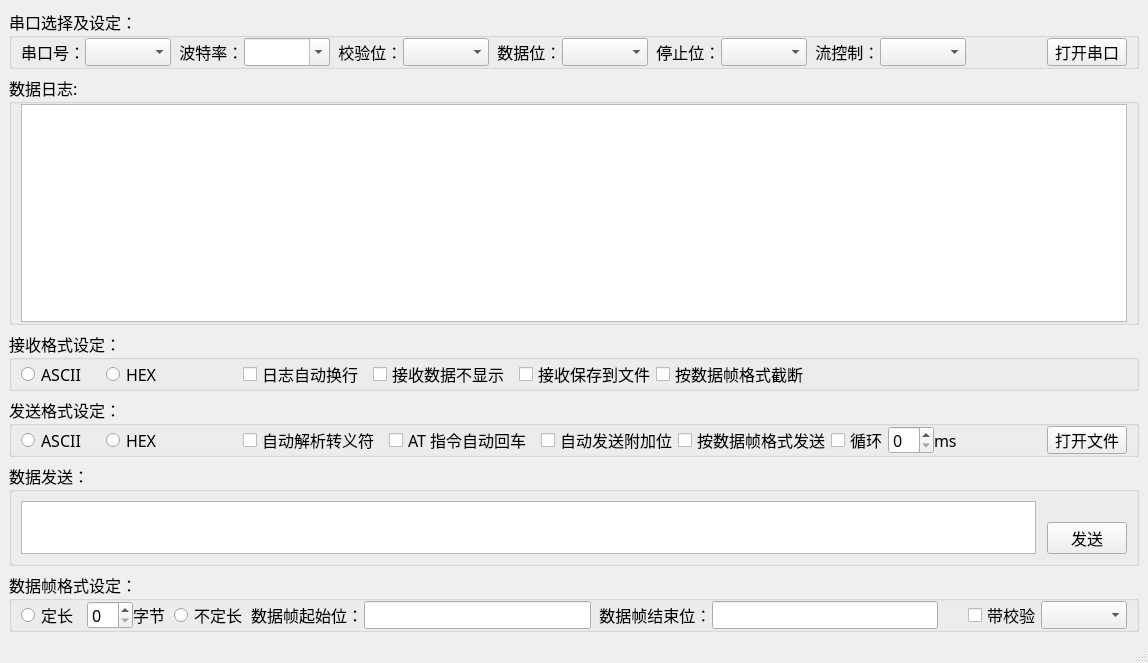
<?xml version="1.0" encoding="UTF-8"?>
<ui version="4.0">
 <class>MainWindow</class>
 <widget class="QMainWindow" name="MainWindow">
  <property name="geometry">
   <rect>
    <x>0</x>
    <y>0</y>
    <width>1148</width>
    <height>663</height>
   </rect>
  </property>
  <property name="windowTitle">
   <string>串口调试工具 Coding by lex</string>
  </property>
  <widget class="QWidget" name="centralwidget">
   <layout class="QVBoxLayout" name="verticalLayout">
    <item>
     <widget class="QGroupBox" name="groupBox_5">
      <property name="minimumSize">
       <size>
        <width>0</width>
        <height>60</height>
       </size>
      </property>
      <property name="maximumSize">
       <size>
        <width>16777215</width>
        <height>60</height>
       </size>
      </property>
      <property name="font">
       <font>
        <family>微软雅黑</family>
        <pointsize>12</pointsize>
        <weight>50</weight>
        <bold>false</bold>
       </font>
      </property>
      <property name="title">
       <string>串口选择及设定：</string>
      </property>
      <layout class="QHBoxLayout" name="horizontalLayout_2">
       <property name="spacing">
        <number>0</number>
       </property>
       <property name="leftMargin">
        <number>9</number>
       </property>
       <property name="topMargin">
        <number>0</number>
       </property>
       <property name="rightMargin">
        <number>9</number>
       </property>
       <property name="bottomMargin">
        <number>0</number>
       </property>
       <item>
        <layout class="QHBoxLayout" name="horizontalLayout_3">
         <item>
          <widget class="QLabel" name="label_6">
           <property name="text">
            <string>串口号：</string>
           </property>
          </widget>
         </item>
         <item>
          <widget class="QComboBox" name="COM_PORTS"/>
         </item>
         <item>
          <widget class="QLabel" name="label_5">
           <property name="text">
            <string>  波特率：</string>
           </property>
          </widget>
         </item>
         <item>
          <widget class="QComboBox" name="BAUDRATES">
           <property name="editable">
            <bool>true</bool>
           </property>
          </widget>
         </item>
         <item>
          <widget class="QLabel" name="label_4">
           <property name="text">
            <string>  校验位：</string>
           </property>
          </widget>
         </item>
         <item>
          <widget class="QComboBox" name="VERIFY_BITS"/>
         </item>
         <item>
          <widget class="QLabel" name="label_3">
           <property name="text">
            <string>  数据位：</string>
           </property>
          </widget>
         </item>
         <item>
          <widget class="QComboBox" name="DATA_BITS"/>
         </item>
         <item>
          <widget class="QLabel" name="label_2">
           <property name="text">
            <string>  停止位：</string>
           </property>
          </widget>
         </item>
         <item>
          <widget class="QComboBox" name="STOP_BITS"/>
         </item>
         <item>
          <widget class="QLabel" name="label">
           <property name="text">
            <string>  流控制：</string>
           </property>
          </widget>
         </item>
         <item>
          <widget class="QComboBox" name="FLOW_CONTROLS"/>
         </item>
         <item>
          <spacer name="horizontalSpacer">
           <property name="orientation">
            <enum>Qt::Horizontal</enum>
           </property>
           <property name="sizeHint" stdset="0">
            <size>
             <width>40</width>
             <height>20</height>
            </size>
           </property>
          </spacer>
         </item>
         <item>
          <widget class="QPushButton" name="openComPortBtn">
           <property name="text">
            <string>打开串口</string>
           </property>
          </widget>
         </item>
        </layout>
       </item>
      </layout>
     </widget>
    </item>
    <item>
     <widget class="QGroupBox" name="groupBox">
      <property name="minimumSize">
       <size>
        <width>0</width>
        <height>250</height>
       </size>
      </property>
      <property name="maximumSize">
       <size>
        <width>16777215</width>
        <height>400</height>
       </size>
      </property>
      <property name="font">
       <font>
        <family>微软雅黑</family>
        <pointsize>12</pointsize>
        <weight>50</weight>
        <bold>false</bold>
       </font>
      </property>
      <property name="title">
       <string>数据日志:</string>
      </property>
      <layout class="QHBoxLayout" name="horizontalLayout_4">
       <property name="spacing">
        <number>0</number>
       </property>
       <property name="topMargin">
        <number>0</number>
       </property>
       <property name="rightMargin">
        <number>9</number>
       </property>
       <property name="bottomMargin">
        <number>0</number>
       </property>
       <item>
        <widget class="QTextEdit" name="logTextEdit"/>
       </item>
      </layout>
     </widget>
    </item>
    <item>
     <widget class="QGroupBox" name="groupBox_2">
      <property name="minimumSize">
       <size>
        <width>0</width>
        <height>60</height>
       </size>
      </property>
      <property name="maximumSize">
       <size>
        <width>16777215</width>
        <height>60</height>
       </size>
      </property>
      <property name="font">
       <font>
        <family>微软雅黑</family>
        <pointsize>12</pointsize>
        <weight>50</weight>
        <bold>false</bold>
       </font>
      </property>
      <property name="title">
       <string>接收格式设定：</string>
      </property>
      <layout class="QHBoxLayout" name="horizontalLayout_6">
       <property name="spacing">
        <number>0</number>
       </property>
       <property name="leftMargin">
        <number>9</number>
       </property>
       <property name="topMargin">
        <number>0</number>
       </property>
       <property name="rightMargin">
        <number>9</number>
       </property>
       <property name="bottomMargin">
        <number>0</number>
       </property>
       <item>
        <layout class="QHBoxLayout" name="horizontalLayout_5">
         <item>
          <widget class="QRadioButton" name="receiveASCIIRadio">
           <property name="text">
            <string>ASCII</string>
           </property>
          </widget>
         </item>
         <item>
          <spacer name="horizontalSpacer_6">
           <property name="orientation">
            <enum>Qt::Horizontal</enum>
           </property>
           <property name="sizeType">
            <enum>QSizePolicy::Fixed</enum>
           </property>
           <property name="sizeHint" stdset="0">
            <size>
             <width>20</width>
             <height>0</height>
            </size>
           </property>
          </spacer>
         </item>
         <item>
          <widget class="QRadioButton" name="receiveHexRadio">
           <property name="text">
            <string>HEX</string>
           </property>
          </widget>
         </item>
         <item>
          <spacer name="horizontalSpacer_2">
           <property name="orientation">
            <enum>Qt::Horizontal</enum>
           </property>
           <property name="sizeType">
            <enum>QSizePolicy::Fixed</enum>
           </property>
           <property name="sizeHint" stdset="0">
            <size>
             <width>80</width>
             <height>20</height>
            </size>
           </property>
          </spacer>
         </item>
         <item>
          <widget class="QCheckBox" name="autoChangeLineCheckBox">
           <property name="text">
            <string>日志自动换行  </string>
           </property>
          </widget>
         </item>
         <item>
          <widget class="QCheckBox" name="noDisplayLogCheckBox">
           <property name="text">
            <string>接收数据不显示  </string>
           </property>
          </widget>
         </item>
         <item>
          <widget class="QCheckBox" name="receiveToFileCheckBox">
           <property name="text">
            <string>接收保存到文件</string>
           </property>
          </widget>
         </item>
         <item>
          <widget class="QCheckBox" name="cutByDataFrameCheckBox">
           <property name="text">
            <string>按数据帧格式截断</string>
           </property>
          </widget>
         </item>
         <item>
          <spacer name="horizontalSpacer_9">
           <property name="orientation">
            <enum>Qt::Horizontal</enum>
           </property>
           <property name="sizeHint" stdset="0">
            <size>
             <width>40</width>
             <height>20</height>
            </size>
           </property>
          </spacer>
         </item>
        </layout>
       </item>
      </layout>
     </widget>
    </item>
    <item>
     <widget class="QGroupBox" name="groupBox_3">
      <property name="minimumSize">
       <size>
        <width>0</width>
        <height>60</height>
       </size>
      </property>
      <property name="maximumSize">
       <size>
        <width>16777215</width>
        <height>60</height>
       </size>
      </property>
      <property name="font">
       <font>
        <family>微软雅黑</family>
        <pointsize>12</pointsize>
        <weight>50</weight>
        <bold>false</bold>
       </font>
      </property>
      <property name="title">
       <string>发送格式设定：</string>
      </property>
      <layout class="QHBoxLayout" name="horizontalLayout_9">
       <property name="spacing">
        <number>0</number>
       </property>
       <property name="leftMargin">
        <number>9</number>
       </property>
       <property name="topMargin">
        <number>0</number>
       </property>
       <property name="rightMargin">
        <number>9</number>
       </property>
       <property name="bottomMargin">
        <number>0</number>
       </property>
       <item>
        <layout class="QHBoxLayout" name="horizontalLayout_8">
         <item>
          <widget class="QRadioButton" name="sendASCIIRadio">
           <property name="text">
            <string>ASCII</string>
           </property>
          </widget>
         </item>
         <item>
          <spacer name="horizontalSpacer_8">
           <property name="orientation">
            <enum>Qt::Horizontal</enum>
           </property>
           <property name="sizeType">
            <enum>QSizePolicy::Fixed</enum>
           </property>
           <property name="sizeHint" stdset="0">
            <size>
             <width>20</width>
             <height>20</height>
            </size>
           </property>
          </spacer>
         </item>
         <item>
          <widget class="QRadioButton" name="sendHexRadio">
           <property name="text">
            <string>HEX</string>
           </property>
          </widget>
         </item>
         <item>
          <spacer name="horizontalSpacer_3">
           <property name="orientation">
            <enum>Qt::Horizontal</enum>
           </property>
           <property name="sizeType">
            <enum>QSizePolicy::Fixed</enum>
           </property>
           <property name="sizeHint" stdset="0">
            <size>
             <width>80</width>
             <height>20</height>
            </size>
           </property>
          </spacer>
         </item>
         <item>
          <widget class="QCheckBox" name="autoTransferTokenCheckBox">
           <property name="text">
            <string>自动解析转义符  </string>
           </property>
          </widget>
         </item>
         <item>
          <widget class="QCheckBox" name="cmdATautoEnterCheckBox">
           <property name="text">
            <string>AT 指令自动回车  </string>
           </property>
          </widget>
         </item>
         <item>
          <widget class="QCheckBox" name="sendAttachBitCheckBox">
           <property name="text">
            <string>自动发送附加位</string>
           </property>
          </widget>
         </item>
         <item>
          <widget class="QCheckBox" name="sendByDataFrameCheckBox">
           <property name="text">
            <string>按数据帧格式发送</string>
           </property>
          </widget>
         </item>
         <item>
          <widget class="QCheckBox" name="circleSendCheckBox">
           <property name="text">
            <string>循环</string>
           </property>
          </widget>
         </item>
         <item>
          <widget class="QSpinBox" name="circleIntervalSpinBox"/>
         </item>
         <item>
          <widget class="QLabel" name="label_7">
           <property name="text">
            <string>ms</string>
           </property>
          </widget>
         </item>
         <item>
          <spacer name="horizontalSpacer_4">
           <property name="orientation">
            <enum>Qt::Horizontal</enum>
           </property>
           <property name="sizeHint" stdset="0">
            <size>
             <width>40</width>
             <height>20</height>
            </size>
           </property>
          </spacer>
         </item>
         <item>
          <widget class="QPushButton" name="openFileBtn">
           <property name="text">
            <string>打开文件</string>
           </property>
          </widget>
         </item>
        </layout>
       </item>
      </layout>
     </widget>
    </item>
    <item>
     <widget class="QGroupBox" name="groupBox_4">
      <property name="minimumSize">
       <size>
        <width>0</width>
        <height>80</height>
       </size>
      </property>
      <property name="maximumSize">
       <size>
        <width>16777215</width>
        <height>16777215</height>
       </size>
      </property>
      <property name="font">
       <font>
        <family>微软雅黑</family>
        <pointsize>12</pointsize>
        <weight>50</weight>
        <bold>false</bold>
       </font>
      </property>
      <property name="title">
       <string>数据发送：</string>
      </property>
      <layout class="QHBoxLayout" name="horizontalLayout_11">
       <property name="spacing">
        <number>0</number>
       </property>
       <property name="leftMargin">
        <number>9</number>
       </property>
       <property name="topMargin">
        <number>0</number>
       </property>
       <property name="rightMargin">
        <number>9</number>
       </property>
       <property name="bottomMargin">
        <number>0</number>
       </property>
       <item>
        <layout class="QHBoxLayout" name="horizontalLayout_10">
         <property name="spacing">
          <number>11</number>
         </property>
         <property name="topMargin">
          <number>9</number>
         </property>
         <property name="bottomMargin">
          <number>9</number>
         </property>
         <item>
          <widget class="QTextEdit" name="sendCmdInputTextEdit">
           <property name="maximumSize">
            <size>
             <width>16777215</width>
             <height>16777215</height>
            </size>
           </property>
          </widget>
         </item>
         <item>
          <layout class="QVBoxLayout" name="verticalLayout_2">
           <item>
            <spacer name="verticalSpacer">
             <property name="orientation">
              <enum>Qt::Vertical</enum>
             </property>
             <property name="sizeHint" stdset="0">
              <size>
               <width>20</width>
               <height>40</height>
              </size>
             </property>
            </spacer>
           </item>
           <item>
            <widget class="QPushButton" name="sendCmdBtn">
             <property name="text">
              <string>发送</string>
             </property>
            </widget>
           </item>
          </layout>
         </item>
        </layout>
       </item>
      </layout>
     </widget>
    </item>
    <item>
     <widget class="QGroupBox" name="groupBox_6">
      <property name="minimumSize">
       <size>
        <width>0</width>
        <height>60</height>
       </size>
      </property>
      <property name="maximumSize">
       <size>
        <width>16777215</width>
        <height>120</height>
       </size>
      </property>
      <property name="font">
       <font>
        <family>微软雅黑</family>
        <pointsize>12</pointsize>
       </font>
      </property>
      <property name="title">
       <string>数据帧格式设定：</string>
      </property>
      <layout class="QHBoxLayout" name="horizontalLayout_13">
       <property name="spacing">
        <number>0</number>
       </property>
       <property name="leftMargin">
        <number>9</number>
       </property>
       <property name="topMargin">
        <number>0</number>
       </property>
       <property name="rightMargin">
        <number>9</number>
       </property>
       <property name="bottomMargin">
        <number>0</number>
       </property>
       <item>
        <layout class="QHBoxLayout" name="horizontalLayout_12">
         <item>
          <widget class="QRadioButton" name="dataFrameFixedLengthCheckBox">
           <property name="text">
            <string>定长  </string>
           </property>
          </widget>
         </item>
         <item>
          <widget class="QSpinBox" name="dataFrameFixLengthSpinBox"/>
         </item>
         <item>
          <widget class="QLabel" name="label_9">
           <property name="text">
            <string>字节  </string>
           </property>
          </widget>
         </item>
         <item>
          <widget class="QRadioButton" name="variableDataFrameLengthCheckBox">
           <property name="text">
            <string>不定长</string>
           </property>
          </widget>
         </item>
         <item>
          <widget class="QLabel" name="label_10">
           <property name="text">
            <string> 数据帧起始位：</string>
           </property>
          </widget>
         </item>
         <item>
          <widget class="QLineEdit" name="dataFrameStartBitTextEdit">
           <property name="minimumSize">
            <size>
             <width>200</width>
             <height>0</height>
            </size>
           </property>
          </widget>
         </item>
         <item>
          <widget class="QLabel" name="label_11">
           <property name="text">
            <string>  数据帧结束位：</string>
           </property>
          </widget>
         </item>
         <item>
          <widget class="QLineEdit" name="dataFrameEndBitTextEdit">
           <property name="minimumSize">
            <size>
             <width>200</width>
             <height>0</height>
            </size>
           </property>
          </widget>
         </item>
         <item>
          <spacer name="horizontalSpacer_5">
           <property name="orientation">
            <enum>Qt::Horizontal</enum>
           </property>
           <property name="sizeType">
            <enum>QSizePolicy::Fixed</enum>
           </property>
           <property name="sizeHint" stdset="0">
            <size>
             <width>30</width>
             <height>20</height>
            </size>
           </property>
          </spacer>
         </item>
         <item>
          <widget class="QCheckBox" name="isCrcCheckBox">
           <property name="text">
            <string>带校验</string>
           </property>
          </widget>
         </item>
         <item>
          <widget class="QComboBox" name="crcTypeComboBox"/>
         </item>
        </layout>
       </item>
      </layout>
     </widget>
    </item>
   </layout>
  </widget>
  <widget class="QMenuBar" name="menubar">
   <property name="geometry">
    <rect>
     <x>0</x>
     <y>0</y>
     <width>1148</width>
     <height>23</height>
    </rect>
   </property>
  </widget>
  <widget class="QStatusBar" name="statusbar"/>
 </widget>
 <resources/>
 <connections/>
</ui>
